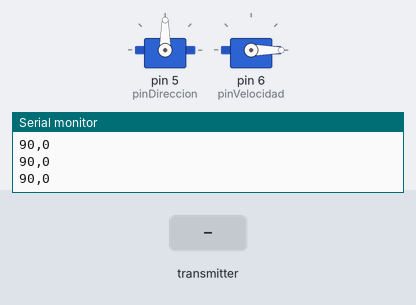
This sketch was run on a simulated Arduino Uno, built with avr-gcc and run on an emulated ATmega328P. Parts: 2 × servo, the last lines printed to the serial monitor. The inputs (shaded band) are chosen by the test bench. No radio packets arrive unless stated.

Above: at 6.2 s.
6.3 s: the transmitter starts sending datos.0 = 1023
At 6.8 s:
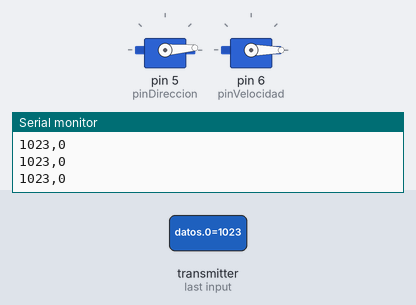
7.8 s: the transmitter starts sending datos.1 = 256
At 9.0 s:
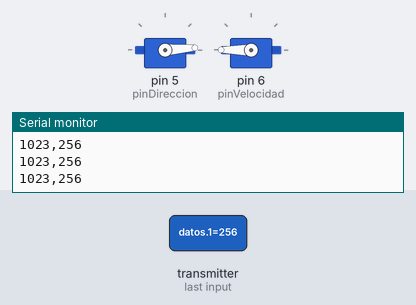
9.3 s: the transmitter starts sending datos.0 = 256
At 10.1 s:
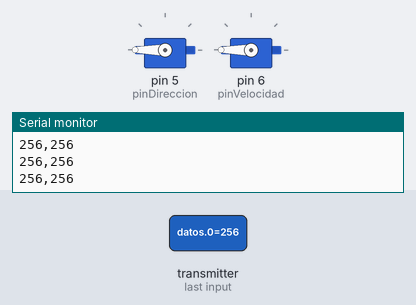
10.8 s: the transmitter starts sending datos.1 = 0
At 11.5 s:
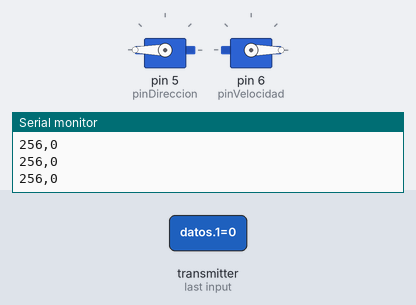
Timing chart, 0 to 13.8 s (numbered marks = the images above; inputs shaded):
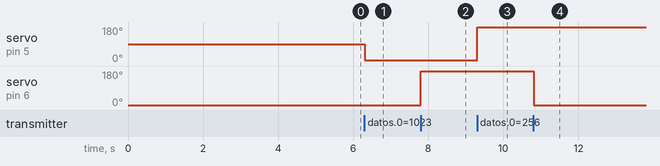

The sketch:

receptor_modificado.ino
```cpp
#include <SPI.h>
#include <nRF24L01.h>
#include <RF24.h>
#include <Servo.h>

#define pinDireccion    5
#define pinVelocidad    6

RF24 radio(7, 8);
Servo direccion, motor;

const byte address[6] = "10002";
int datos[2];

void resetDatos(){
    datos[0] = 90;  //ésta controla la dirección
    datos[1] = 0;     //ésta controla la velocidad
}

void calibrarSistema(){
  direccion.write(90);
  motor.write(0);
  delay(5000);
}

void setup(){
  direccion.attach(pinDireccion, 1000, 2000);
  motor.attach(pinVelocidad, 1000, 2000);
  calibrarSistema();
  Serial.begin(9600);
  resetDatos();
  radio.begin();
  radio.setAutoAck(false);
  radio.setDataRate(RF24_250KBPS);
  radio.openReadingPipe(0, address);
  radio.setPALevel(RF24_PA_MIN);
  radio.startListening();
}

void recibirDatos(){
  if(radio.available()){
    while(radio.available()){
      radio.read(&datos, sizeof(datos));
      direccion.write(datos[0]);
      motor.write(datos[1]);
    }
  }
}

void loop(){
    delay(5);
    recibirDatos();
    Serial.print(datos[0]);
    Serial.print(",");
    Serial.println(datos[1]);
}
```

Measured:
- after the input at 6.3 s, servo on pin 5 (pinDireccion): 90° → 4° at once
- after the input at 7.8 s, servo on pin 6 (pinVelocidad): 0° → 180° at once
- after the input at 9.3 s, servo on pin 5 (pinDireccion): 4° → 180° at once
- after the input at 10.8 s, servo on pin 6 (pinVelocidad): 180° → 0° at once
